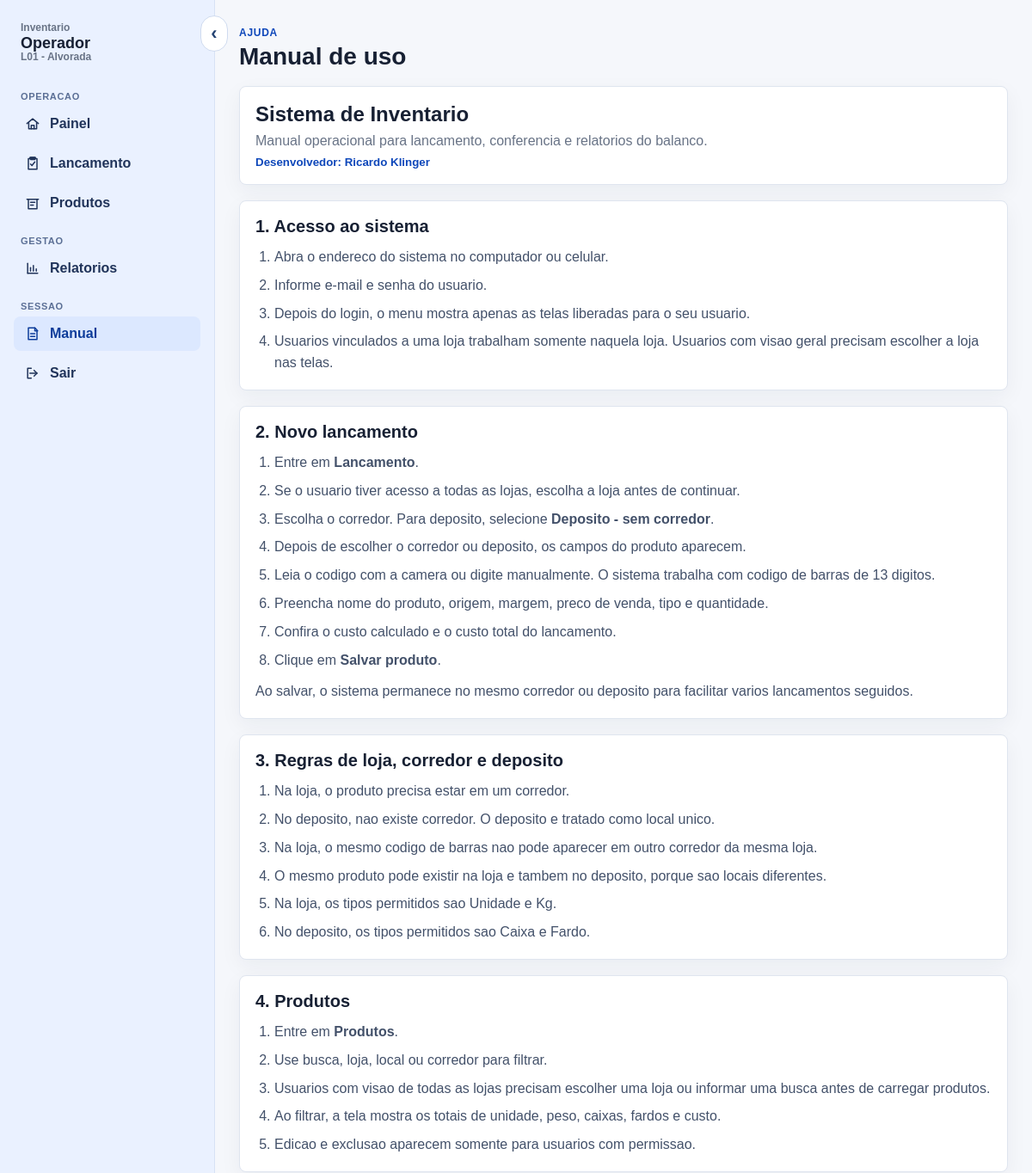
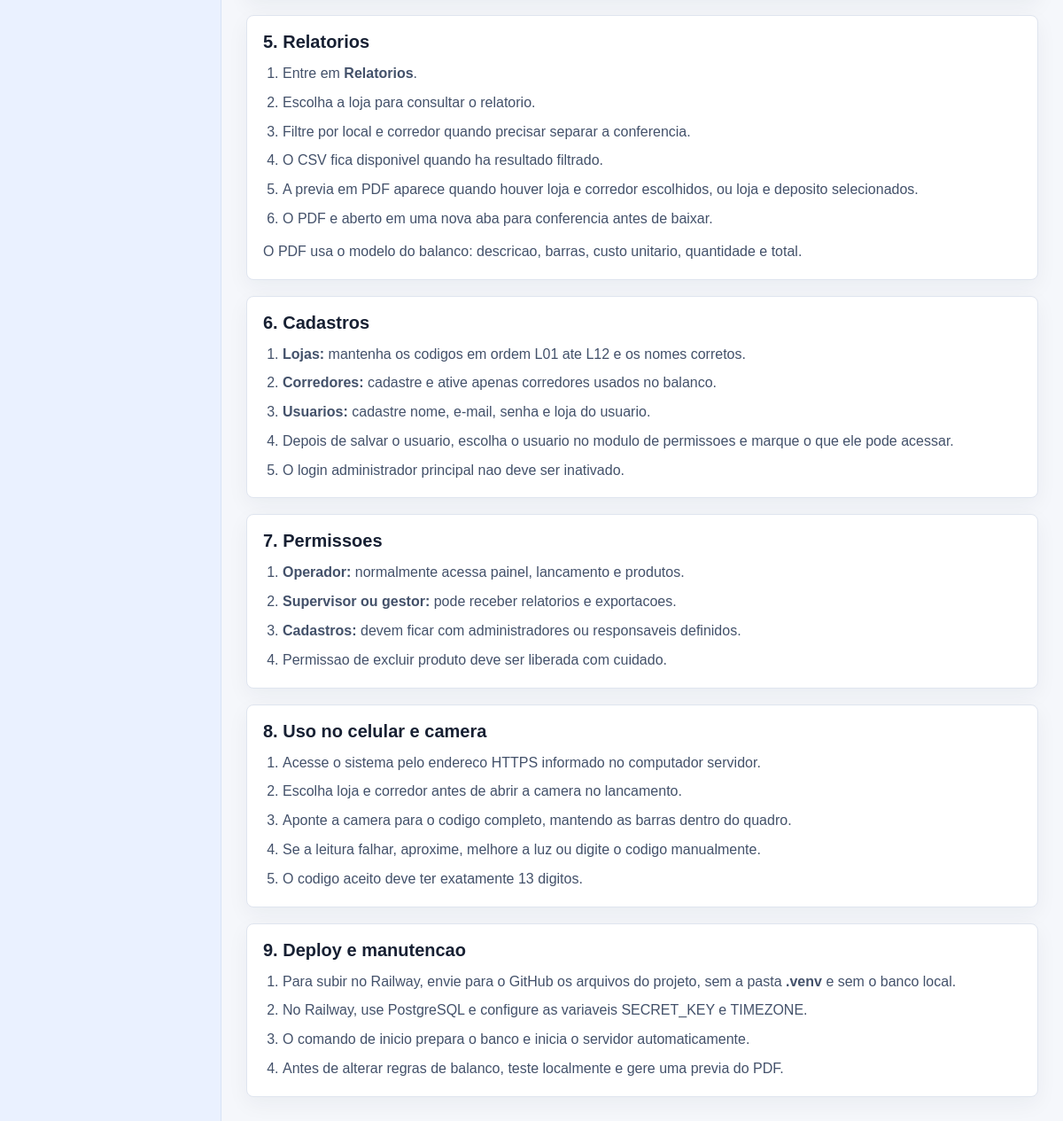
The app's page /manual (signed in) with its own data (2 pictures, top to bottom).
### app/models.py (models this page shows, shortened)
class Usuario(UserMixin, db.Model):
    id = db.Column(db.Integer, primary_key=True)
    nome = db.Column(db.String(120), nullable=False)
    email = db.Column(db.String(160), nullable=False, unique=True, index=True)
    senha_hash = db.Column(db.String(255), nullable=False)
    perfil = db.Column(db.String(30), nullable=False, default="operador")
    ativo = db.Column(db.Boolean, nullable=False, default=True)
    loja_id = db.Column(db.Integer, db.ForeignKey("loja.id"))
    ver_todas_lojas = db.Column(db.Boolean, nullable=False, default=False)
    permissoes = db.Column(db.Text, nullable=False, default="[]")
    produtos = db.relationship("ProdutoInventario", back_populates="usuario")
    loja = db.relationship("Loja", back_populates="usuarios")
    @property
    def is_admin(self):
        return self.perfil == "admin"
    @property
    def pode_ver_todas_lojas(self):
        return self.is_admin or self.ver_todas_lojas
    @property
    def permissoes_set(self):
        if self.is_admin:
            return set(PERMISSOES_USUARIO)
        try:
            valores = json.loads(self.permissoes or "[]")
        except json.JSONDecodeError:
            valores = []
        return {valor for valor in valores if valor in PERMISSOES_USUARIO}
    @property
    def is_active(self):
        return self.ativo
    def can_access(self, area):
        if self.is_admin:
            return True
        return area in self.permissoes_set

class Loja(db.Model):
    id = db.Column(db.Integer, primary_key=True)
    nome = db.Column(db.String(120), nullable=False)
    codigo = db.Column(db.String(30), nullable=False, unique=True)
    ativa = db.Column(db.Boolean, nullable=False, default=True)
    criada_em = db.Column(db.DateTime, nullable=False, default=datetime.utcnow)
    usuarios = db.relationship("Usuario", back_populates="loja")
    produtos = db.relationship("ProdutoInventario", back_populates="loja")

### app/main/routes.py (the view)
@bp.route("/manual")
@login_required
def manual():
    return render_template("main/manual.html")

### app/models.py (called while the page is built)
@login_manager.user_loader
def load_user(user_id):
    return db.session.get(Usuario, int(user_id))

### app/templates/main/manual.html (shortened to what this page needs)
{% extends "base.html" %}
{% block content %}
<div class="page-header">
    <div>
        <span class="eyebrow">Ajuda</span>
        <h1>Manual de uso</h1>
    </div>
</div>
<section class="manual-hero">
    <strong>Sistema de Inventario</strong>
    <span>Manual operacional para lancamento, conferencia e relatorios do balanco.</span>
    <small>Desenvolvedor: Ricardo Klinger</small>
</section>
<section class="manual-section">
    <h2>1. Acesso ao sistema</h2>
    <ol>
        <li>Abra o endereco do sistema no computador ou celular.</li>
        <li>Informe e-mail e senha do usuario.</li>
        <li>Depois do login, o menu mostra apenas as telas liberadas para o seu usuario.</li>
        <li>Usuarios vinculados a uma loja trabalham somente naquela loja. Usuarios com visao geral precisam escolher a loja nas telas.</li>
    </ol>
</section>
<section class="manual-section">
    <h2>2. Novo lancamento</h2>
    <ol>
        <li>Entre em <strong>Lancamento</strong>.</li>
        <li>Se o usuario tiver acesso a todas as lojas, escolha a loja antes de continuar.</li>
        <li>Escolha o corredor. Para deposito, selecione <strong>Deposito - sem corredor</strong>.</li>
        <li>Depois de escolher o corredor ou deposito, os campos do produto aparecem.</li>
        <li>Leia o codigo com a camera ou digite manualmente. O sistema trabalha com codigo de barras de 13 digitos.</li>
        <li>Preencha nome do produto, origem, margem, preco de venda, tipo e quantidade.</li>
        <li>Confira o custo calculado e o custo total do lancamento.</li>
        <li>Clique em <strong>Salvar produto</strong>.</li>
    </ol>
    <p>Ao salvar, o sistema permanece no mesmo corredor ou deposito para facilitar varios lancamentos seguidos.</p>
</section>
<section class="manual-section">
    <h2>3. Regras de loja, corredor e deposito</h2>
    <ol>
        <li>Na loja, o produto precisa estar em um corredor.</li>
        <li>No deposito, nao existe corredor. O deposito e tratado como local unico.</li>
        <li>Na loja, o mesmo codigo de barras nao pode aparecer em outro corredor da mesma loja.</li>
        <li>O mesmo produto pode existir na loja e tambem no deposito, porque sao locais diferentes.</li>
        <li>Na loja, os tipos permitidos sao Unidade e Kg.</li>
        <li>No deposito, os tipos permitidos sao Caixa e Fardo.</li>
    </ol>
</section>
<section class="manual-section">
    <h2>4. Produtos</h2>
    <ol>
        <li>Entre em <strong>Produtos</strong>.</li>
        <li>Use busca, loja, local ou corredor para filtrar.</li>
        <li>Usuarios com visao de todas as lojas precisam escolher uma loja ou informar uma busca antes de carregar produtos.</li>
        <li>Ao filtrar, a tela mostra os totais de unidade, peso, caixas, fardos e custo.</li>
        <li>Edicao e exclusao aparecem somente para usuarios com permissao.</li>
    </ol>
</section>
<section class="manual-section">
    <h2>5. Relatorios</h2>
    <ol>
        <li>Entre em <strong>Relatorios</strong>.</li>
        <li>Escolha a loja para consultar o relatorio.</li>
        <li>Filtre por local e corredor quando precisar separar a conferencia.</li>
        <li>O CSV fica disponivel quando ha resultado filtrado.</li>
        <li>A previa em PDF aparece quando houver loja e corredor escolhidos, ou loja e deposito selecionados.</li>
        <li>O PDF e aberto em uma nova aba para conferencia antes de baixar.</li>
    </ol>
    <p>O PDF usa o modelo do balanco: descricao, barras, custo unitario, quantidade e total.</p>
</section>
<section class="manual-section">
    <h2>6. Cadastros</h2>
    <ol>
        <li><strong>Lojas:</strong> mantenha os codigos em ordem L01 ate L12 e os nomes corretos.</li>
        <li><strong>Corredores:</strong> cadastre e ative apenas corredores usados no balanco.</li>
        <li><strong>Usuarios:</strong> cadastre nome, e-mail, senha e loja do usuario.</li>
        <li>Depois de salvar o usuario, escolha o usuario no modulo de permissoes e marque o que ele pode acessar.</li>
        <li>O login administrador principal nao deve ser inativado.</li>
    </ol>
</section>
<section class="manual-section">
    <h2>7. Permissoes</h2>
    <ol>
        <li><strong>Operador:</strong> normalmente acessa painel, lancamento e produtos.</li>
        <li><strong>Supervisor ou gestor:</strong> pode receber relatorios e exportacoes.</li>
        <li><strong>Cadastros:</strong> devem ficar com administradores ou responsaveis definidos.</li>
        <li>Permissao de excluir produto deve ser liberada com cuidado.</li>
    </ol>
</section>
<section class="manual-section">
    <h2>8. Uso no celular e camera</h2>
    <ol>
        <li>Acesse o sistema pelo endereco HTTPS informado no computador servidor.</li>
        <li>Escolha loja e corredor antes de abrir a camera no lancamento.</li>
        <li>Aponte a camera para o codigo completo, mantendo as barras dentro do quadro.</li>
        <li>Se a leitura falhar, aproxime, melhore a luz ou digite o codigo manualmente.</li>
        <li>O codigo aceito deve ter exatamente 13 digitos.</li>
    </ol>
</section>
<section class="manual-section">
    <h2>9. Deploy e manutencao</h2>
    <ol>
        <li>Para subir no Railway, envie para o GitHub os arquivos do projeto, sem a pasta <strong>.venv</strong> e sem o banco local.</li>
        <li>No Railway, use PostgreSQL e configure as variaveis SECRET_KEY e TIMEZONE.</li>
        <li>O comando de inicio prepara o banco e inicia o servidor automaticamente.</li>
        <li>Antes de alterar regras de balanco, teste localmente e gere uma previa do PDF.</li>
    </ol>
</section>
{% endblock %}

### app/templates/base.html (shortened to what this page needs)
{% macro nav_icon(name) -%}
<svg class="nav-icon" viewBox="0 0 24 24" aria-hidden="true">
    {% if name == "painel" %}<path d="M4 11.5 12 5l8 6.5"></path><path d="M6.5 10.5V19h11v-8.5"></path><path d="M10 19v-5h4v5"></path>
    {% elif name == "lancamento" %}<path d="M8 4h8"></path><path d="M9 3.5h6v3H9z"></path><path d="M6 5.5h12V20H6z"></path><path d="m9 13 2 2 4-5"></path>
    {% elif name == "produtos" %}<path d="M4 7h16"></path><path d="M6 7v13h12V7"></path><path d="M9 11h6"></path><path d="M9 15h4"></path>
    {% elif name == "relatorios" %}<path d="M5 19V5"></path><path d="M5 19h14"></path><path d="M9 16v-5"></path><path d="M13 16V8"></path><path d="M17 16v-3"></path>
    {% elif name == "lojas" %}<path d="M4 10h16"></path><path d="m5 10 1.5-5h11L19 10"></path><path d="M6 10v10h12V10"></path><path d="M10 20v-5h4v5"></path>
    {% elif name == "corredores" %}<path d="M4 6h16"></path><path d="M4 12h16"></path><path d="M4 18h16"></path>
    {% elif name == "usuarios" %}<path d="M9 11a3 3 0 1 0 0-6 3 3 0 0 0 0 6Z"></path><path d="M3.5 20c.6-3.4 2.4-5 5.5-5s4.9 1.6 5.5 5"></path><path d="M16 11a2.5 2.5 0 0 0 0-5"></path><path d="M17 15c2 .3 3.2 1.9 3.5 5"></path>
    {% elif name == "manual" %}<path d="M6 4h9l3 3v13H6z"></path><path d="M15 4v4h4"></path><path d="M9 12h6"></path><path d="M9 16h6"></path>
    {% elif name == "sair" %}<path d="M10 5H5v14h5"></path><path d="M14 8l4 4-4 4"></path><path d="M8 12h10"></path>{% endif %}
</svg>
{%- endmacro %}
<!doctype html>
<html lang="pt-BR">
<head>
    <link rel="stylesheet" href="{{ url_for('static', filename='css/style.css') }}">
</head>
<body>
    {% if current_user.is_authenticated %}
    <div class="app-shell" data-app-shell>
        <aside class="sidebar" data-menu>
            <button class="sidebar-collapse" type="button" data-sidebar-collapse aria-label="Recolher menu">&#8249;</button>
            <a class="brand sidebar-brand" href="{{ url_for('main.dashboard') }}">
                <span class="brand-greeting">Inventario</span>
                <span>{{ current_user.nome }}</span>
                {% if current_user.loja and not current_user.pode_ver_todas_lojas %}
                <span class="brand-greeting">{{ current_user.loja.codigo }} - {{ current_user.loja.nome }}</span>
                {% elif current_user.pode_ver_todas_lojas %}
                <span class="brand-greeting">Todas as lojas</span>
                {% endif %}
            </a>
            <nav class="nav">
                <div class="nav-group">
                    <span>Operacao</span>
                    {% if current_user.can_access("painel") %}
                    <a class="{% if request.endpoint == 'main.dashboard' %}active{% endif %}" href="{{ url_for('main.dashboard') }}" title="Painel">{{ nav_icon("painel") }}<span class="nav-text">Painel</span></a>
                    {% endif %}
                    {% if current_user.can_access("lancamento") %}
                    <a class="{% if request.endpoint == 'main.lancamento' %}active{% endif %}" href="{{ url_for('main.lancamento') }}" title="Lancamento">{{ nav_icon("lancamento") }}<span class="nav-text">Lancamento</span></a>
                    {% endif %}
                    {% if current_user.can_access("produtos") %}
                    <a class="{% if request.endpoint == 'main.produtos' %}active{% endif %}" href="{{ url_for('main.produtos') }}" title="Produtos">{{ nav_icon("produtos") }}<span class="nav-text">Produtos</span></a>
                    {% endif %}
                </div>
                {% if current_user.can_access("relatorios") %}
                <div class="nav-group">
                    <span>Gestao</span>
                    <a class="{% if request.endpoint == 'main.relatorios' %}active{% endif %}" href="{{ url_for('main.relatorios') }}" title="Relatorios">{{ nav_icon("relatorios") }}<span class="nav-text">Relatorios</span></a>
                </div>
                {% endif %}
                <div class="nav-group">
                    <span>Sessao</span>
                    <a class="{% if request.endpoint == 'main.manual' %}active{% endif %}" href="{{ url_for('main.manual') }}" title="Manual">{{ nav_icon("manual") }}<span class="nav-text">Manual</span></a>
                    <a href="{{ url_for('auth.logout') }}" title="Sair">{{ nav_icon("sair") }}<span class="nav-text">Sair</span></a>
                </div>
            </nav>
        </aside>
        <main class="container">
    {% else %}
        <main class="container">
    {% endif %}
        {% block content %}{% endblock %}
        </main>
    {% if current_user.is_authenticated %}</div>{% endif %}
</body>
</html>

### app/static/css/style.css (style rules this page uses)
:root { --bg: #f5f7fb; --panel: #ffffff; --text: #172033; --muted: #687386; --line: #dfe5ef; --primary: #1463ff; --primary-dark: #0e47ba; --danger: #d92d20; --success: #087443; }
* { box-sizing: border-box; }
html { min-height: 100%; }
body { margin: 0; background: var(--bg); color: var(--text); font-family: Arial, Helvetica, sans-serif; min-height: 100vh; }
a { color: var(--primary); text-decoration: none; }
.app-shell { display: grid; grid-template-columns: 250px minmax(0, 1fr); min-height: 100vh; transition: grid-template-columns 0.2s ease; }
.sidebar { background: #eaf1ff; border-right: 1px solid #d7e2f5; display: flex; flex-direction: column; gap: 18px; min-height: 100vh; padding: 20px 16px; position: sticky; top: 0; }
.brand { color: var(--text); display: grid; font-size: 18px; font-weight: 700; line-height: 1.15; }
.brand-greeting { color: var(--muted); font-size: 12px; font-weight: 600; }
.sidebar-brand { padding: 6px 8px 14px; }
.nav { display: grid; gap: 18px; }
.nav-group { display: grid; gap: 6px; }
.nav-group > span { color: #5b6f95; font-size: 11px; font-weight: 800; letter-spacing: 0.06em; padding: 0 8px; text-transform: uppercase; }
.nav-group a { align-items: center; border-radius: 8px; color: #21345a; display: flex; gap: 10px; font-weight: 700; padding: 10px 12px; }
.nav-icon { fill: none; flex: 0 0 20px; height: 20px; stroke: currentColor; stroke-linecap: round; stroke-linejoin: round; stroke-width: 1.8; width: 20px; }
.nav-group a:hover, .nav-group a.active { background: #dce8ff; color: #0d3c9a; }
.sidebar-collapse { align-items: center; background: #fff; border: 1px solid #cfdbef; border-radius: 999px; color: #244372; cursor: pointer; display: inline-flex; font-size: 22px; font-weight: 800; height: 32px; justify-content: center; position: absolute; right: -16px; top: 18px; width: 32px; }
.container { margin: 0 auto; max-width: 1180px; padding: 28px; width: 100%; }
.page-header { align-items: center; display: flex; gap: 16px; justify-content: space-between; margin-bottom: 18px; }
.page-header h1 { font-size: 28px; margin: 4px 0 0; }
.eyebrow { color: var(--primary-dark); font-size: 12px; font-weight: 800; letter-spacing: 0.06em; text-transform: uppercase; }
section, .form-card, .stat-card, .report-card { background: var(--panel); border: 1px solid var(--line); border-radius: 8px; box-shadow: 0 8px 24px rgba(23, 32, 51, 0.05); }
section { margin-bottom: 18px; padding: 18px; }
button, .button { align-items: center; background: var(--primary); border: 1px solid var(--primary); border-radius: 8px; color: #fff; cursor: pointer; display: inline-flex; font: inherit; font-weight: 800; justify-content: center; min-height: 42px; padding: 10px 14px; }
.manual-hero { display: grid; gap: 8px; }
.manual-hero strong { font-size: 24px; }
.manual-hero span { color: var(--muted); }
.manual-hero small { color: var(--primary-dark); font-weight: 800; }
.manual-section { display: grid; gap: 12px; }
.manual-section h2 { font-size: 20px; margin: 0; }
.manual-section ol { display: grid; gap: 8px; margin: 0; padding-left: 22px; }
.manual-section li, .manual-section p { color: #43516a; line-height: 1.55; }
.manual-section p { margin: 0; }

### records on screen
Usuario: nome "Operador"
Loja: loja.codigo "L01", loja.nome "Alvorada"
